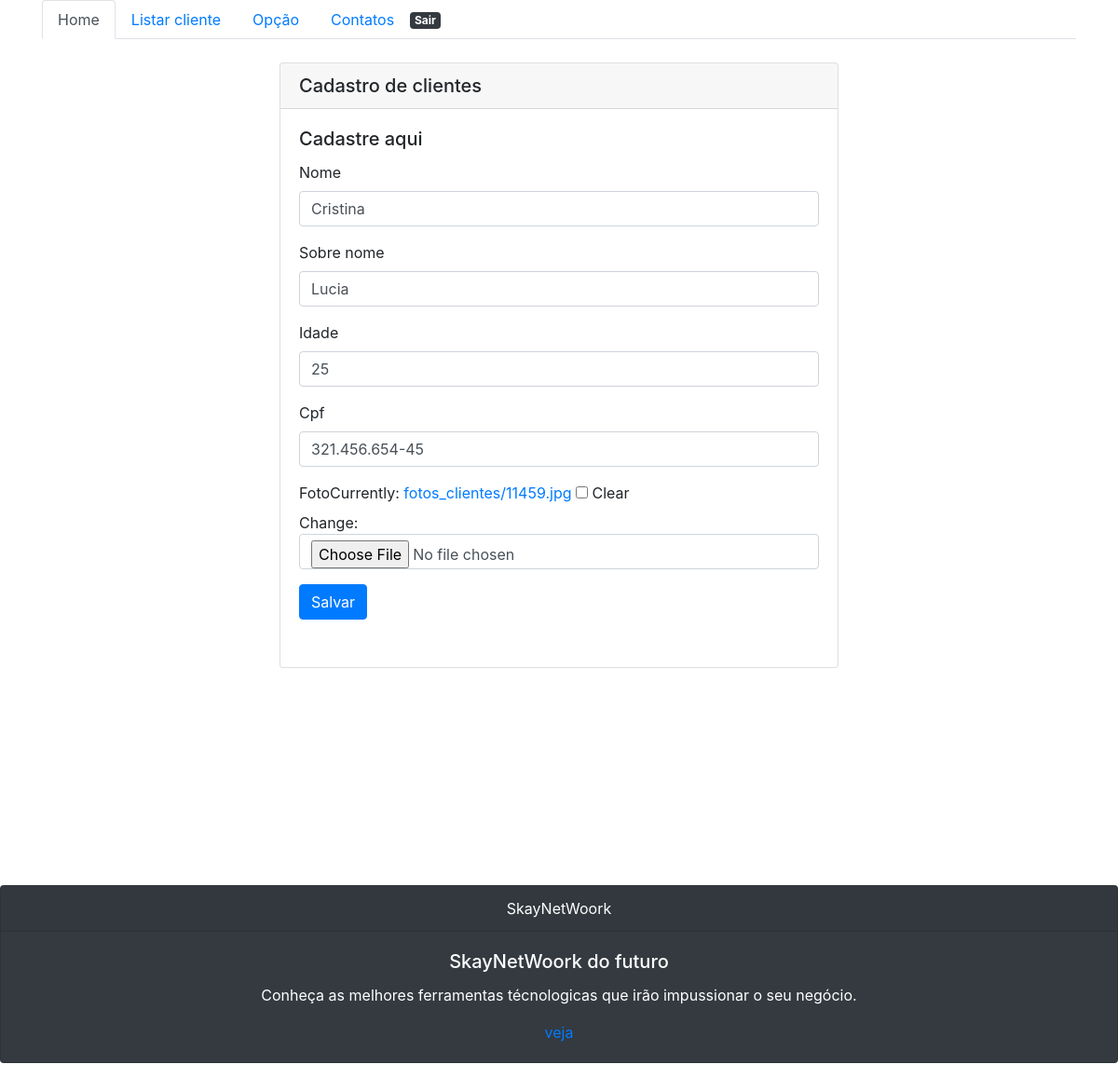
The page /cliente/atualizar/2/ (signed in) on the database its author committed.
### cliente/models.py (models this page shows, shortened)
class ClienteBD(models.Model):
	nome = models.CharField(max_length=30)
	sobre_nome= models.CharField(max_length=30)
	idade = models.CharField(max_length=30)
	cpf = models.CharField(max_length=30)
	foto = models.ImageField(upload_to= 'fotos_clientes', null=True, blank=True)

### cliente/views.py (the view)
# urls.py: path('atualizar/<int:id>/', atualizarCliente, name='atualizarCliente'),
@login_required
def atualizarCliente(request, id):
	cliente = get_object_or_404(ClienteBD, pk=id)
	form = clienteForm(request.POST or None , request.FILES or None, instance=cliente)
	if form.is_valid():
		form.save()
		return redirect(listarCliente)
	return render(request, 'atualizar.html' , {'form':form})

### cliente/forms.py
class clienteForm(ModelForm):
	class Meta:
		model = ClienteBD
		fields = '__all__'

### cliente/templates/atualizar.html (shortened to what this page needs)
{% extends 'base.html' %}
{% load bootstrap4 %}
{% block  container %}
<div class="row">
	<div class="col-md">
	</div>
	<div class="col-md">
	   <div class="card" style="margin:25px; width: 600px ; height: 650px;">
		  <h5 class="card-header">Cadastro de clientes</h5>
		  <div class="card-body">
		    <h5 class="card-title">Cadastre aqui</h5>
		   	<form action="" method="post" accept-charset="utf-8" class="form">
			      {% bootstrap_form form %}
			      {% buttons %}
			      <button class="btn btn-primary" type="submit">Salvar</button>
			      {% endbuttons %}
	       </form>
		  </div>
	   </div>
	</div>
	<div class="col-md">
	</div>
</div>
{% endblock %}

### rows shown on the page
ClienteBD: nome "Cristina", sobre_nome "Lucia", idade "25", cpf "321.456.654-45"
